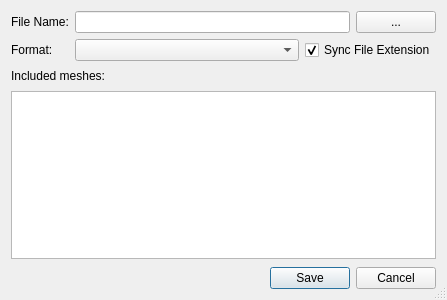
<?xml version="1.0" encoding="UTF-8"?>
<ui version="4.0">
 <class>ExportDialog</class>
 <widget class="QDialog" name="ExportDialog">
  <property name="geometry">
   <rect>
    <x>0</x>
    <y>0</y>
    <width>447</width>
    <height>300</height>
   </rect>
  </property>
  <property name="windowTitle">
   <string>Export scene</string>
  </property>
  <property name="sizeGripEnabled">
   <bool>true</bool>
  </property>
  <layout class="QVBoxLayout" name="verticalLayout">
   <property name="spacing">
    <number>8</number>
   </property>
   <item>
    <widget class="QWidget" name="widget" native="true">
     <layout class="QFormLayout" name="formLayout">
      <property name="leftMargin">
       <number>0</number>
      </property>
      <property name="topMargin">
       <number>0</number>
      </property>
      <property name="rightMargin">
       <number>0</number>
      </property>
      <property name="bottomMargin">
       <number>0</number>
      </property>
      <item row="0" column="0">
       <widget class="QLabel" name="label">
        <property name="text">
         <string>File Name:</string>
        </property>
       </widget>
      </item>
      <item row="1" column="0">
       <widget class="QLabel" name="label_3">
        <property name="text">
         <string>Format:</string>
        </property>
       </widget>
      </item>
      <item row="0" column="1">
       <widget class="QWidget" name="widget_2" native="true">
        <layout class="QHBoxLayout" name="horizontalLayout">
         <property name="leftMargin">
          <number>0</number>
         </property>
         <property name="topMargin">
          <number>0</number>
         </property>
         <property name="rightMargin">
          <number>0</number>
         </property>
         <property name="bottomMargin">
          <number>0</number>
         </property>
         <item>
          <widget class="QLineEdit" name="filePathField">
           <property name="readOnly">
            <bool>true</bool>
           </property>
          </widget>
         </item>
         <item>
          <widget class="QPushButton" name="browseButton">
           <property name="text">
            <string>...</string>
           </property>
          </widget>
         </item>
        </layout>
       </widget>
      </item>
      <item row="1" column="1">
       <widget class="QWidget" name="widget_3" native="true">
        <layout class="QHBoxLayout" name="horizontalLayout_2">
         <property name="leftMargin">
          <number>0</number>
         </property>
         <property name="topMargin">
          <number>0</number>
         </property>
         <property name="rightMargin">
          <number>0</number>
         </property>
         <property name="bottomMargin">
          <number>0</number>
         </property>
         <item>
          <widget class="QComboBox" name="formatSelector">
           <property name="sizePolicy">
            <sizepolicy hsizetype="Expanding" vsizetype="Fixed">
             <horstretch>0</horstretch>
             <verstretch>0</verstretch>
            </sizepolicy>
           </property>
          </widget>
         </item>
         <item>
          <widget class="QCheckBox" name="syncExtension">
           <property name="toolTip">
            <string>Uncheck this if you want to use an arbitrary file extension.</string>
           </property>
           <property name="text">
            <string>Sync File Extension</string>
           </property>
           <property name="checked">
            <bool>true</bool>
           </property>
          </widget>
         </item>
        </layout>
       </widget>
      </item>
     </layout>
    </widget>
   </item>
   <item>
    <widget class="QLabel" name="label_2">
     <property name="text">
      <string>Included meshes:</string>
     </property>
    </widget>
   </item>
   <item>
    <widget class="QListWidget" name="includedMeshList"/>
   </item>
   <item>
    <widget class="QDialogButtonBox" name="buttonBox">
     <property name="orientation">
      <enum>Qt::Horizontal</enum>
     </property>
     <property name="standardButtons">
      <set>QDialogButtonBox::Cancel|QDialogButtonBox::Save</set>
     </property>
    </widget>
   </item>
  </layout>
 </widget>
 <resources/>
 <connections>
  <connection>
   <sender>buttonBox</sender>
   <signal>accepted()</signal>
   <receiver>ExportDialog</receiver>
   <slot>accept()</slot>
   <hints>
    <hint type="sourcelabel">
     <x>227</x>
     <y>288</y>
    </hint>
    <hint type="destinationlabel">
     <x>157</x>
     <y>274</y>
    </hint>
   </hints>
  </connection>
  <connection>
   <sender>buttonBox</sender>
   <signal>rejected()</signal>
   <receiver>ExportDialog</receiver>
   <slot>reject()</slot>
   <hints>
    <hint type="sourcelabel">
     <x>295</x>
     <y>294</y>
    </hint>
    <hint type="destinationlabel">
     <x>286</x>
     <y>274</y>
    </hint>
   </hints>
  </connection>
 </connections>
</ui>
